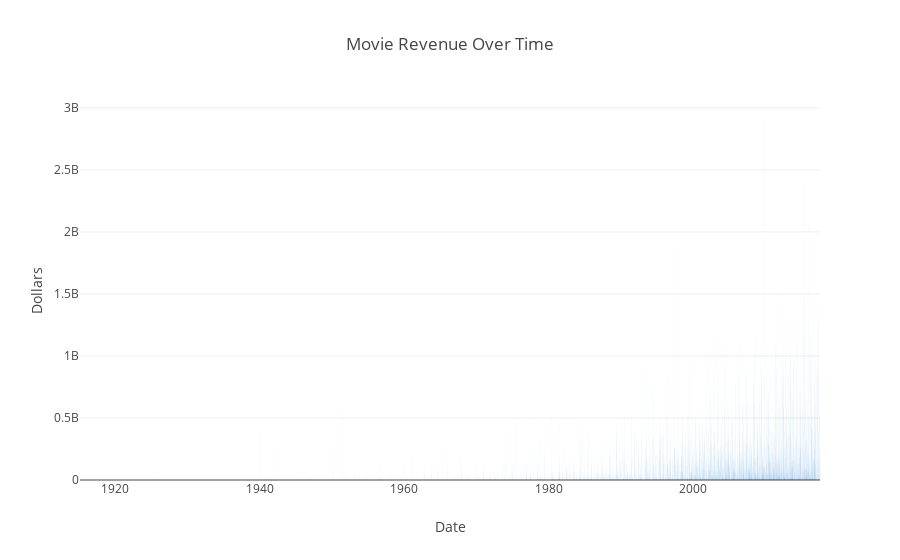

The code cell stored with this chart in its notebook:
### Code cell
# Graph using plotly, after generating series of x and y axis
trace2 = go.Bar(x = date_list, y = revenue_list, name = 'Revenue')

data = [trace2]

layout = dict(title = 'Movie Revenue Over Time',
              xaxis = dict(title = 'Date'),
              yaxis = dict(title = 'Dollars'),
              )

fig = dict(data=data, layout=layout)
plotly.offline.iplot(fig, filename='Movie Revenue Over Time')

### Figure 1 — Plotly figure (JSON) as saved in the notebook; plotly's stock layout.template omitted (floating-point values rounded to 4 significant figures; data arrays with more than 128 entries replaced by an {"elided": "..."} marker saying what was removed)
{"data": [{"name": "Revenue", "type": "bar", "x": {"elided": "5369 str values"}, "y": {"elided": "5369 int values"}}], "layout": {"title": "Movie Revenue Over Time", "xaxis": {"title": "Date"}, "yaxis": {"title": "Dollars"}}}
